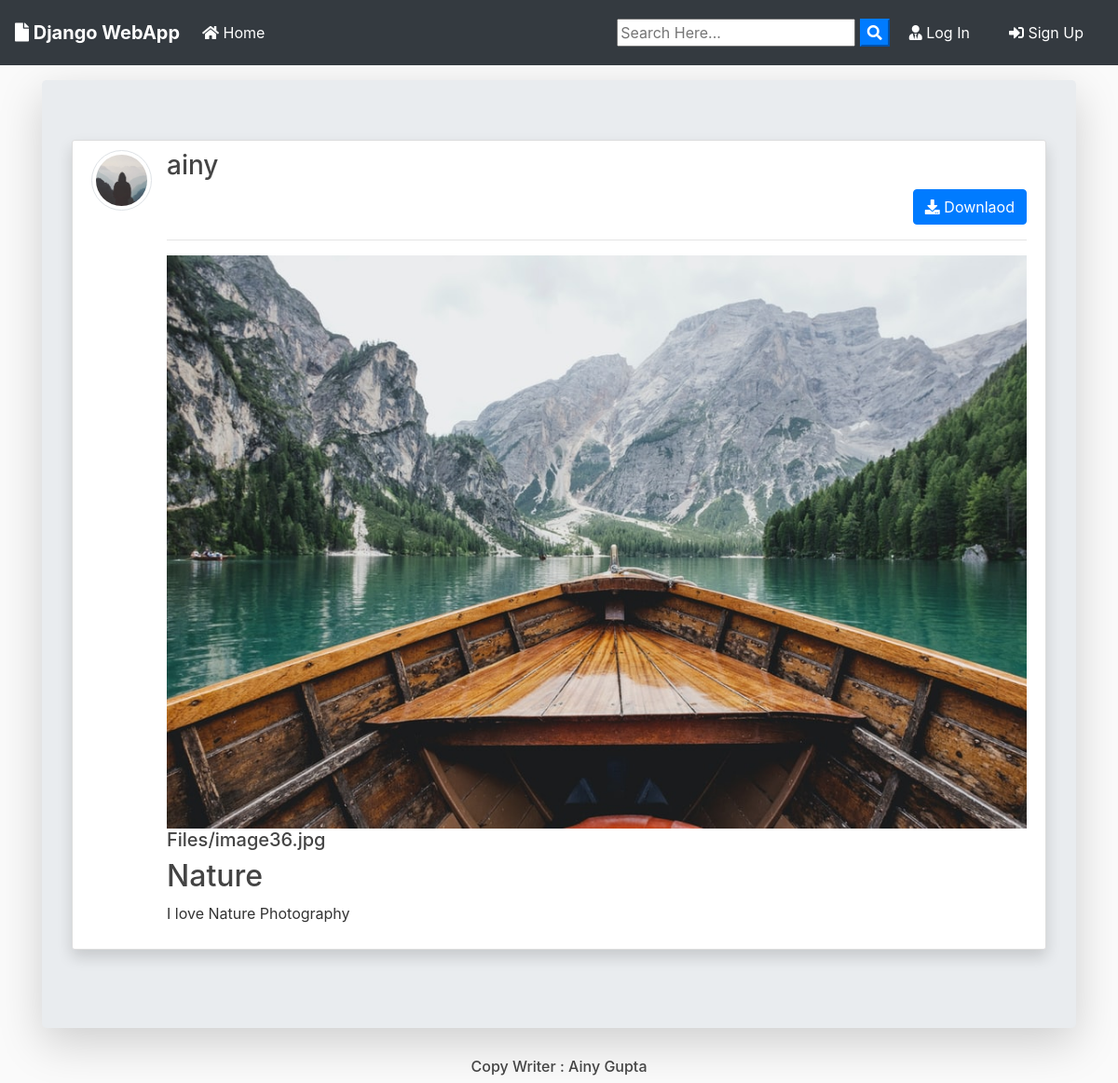
The app's page /post/2/ with its own data.
### blog/models.py (models this page shows, shortened)
class Post(models.Model):
	title = models.CharField(max_length=100)
	file = models.FileField(null=True,blank=True,upload_to='Files')
	content = models.TextField()
	date_posted = models.DateTimeField(default=timezone.now)
	author = models.ForeignKey(User, on_delete=models.CASCADE)
	def extension(self):
		name, extension = os.path.splitext(self.file.name)
		return extension

### users/models.py (models this page shows, shortened)
class Profile(models.Model):
    user = models.OneToOneField(User, on_delete=models.CASCADE)
    image = models.ImageField(default='default.jpg', upload_to='profile_pics')

### blog/views.py (the view)
# urls.py: path('post/<int:pk>/', PostDetailView.as_view(), name='post-detail'),
class PostDetailView(DetailView):
    model = Post
    template_name = 'blog/post_detail.html'

### blog/templates/blog/post_detail.html (shortened to what this page needs)
{% extends "blog/base.html" %}
{% block content %}
<div class="jumbotron mt-3 shadow-lg">
<article class="media content-section shadow ">
   <a href="{{ object.author.profile.image.url }} " target="_blank"> <img src="{{ object.author.profile.image.url }}  " alt="" class="article-img rounded-circle img-thumbnail img-fluid">
   </a>
    <div class="media-body">
      <div class="">
        <div class="d-flex justify-content-between">
        <a class="mr-2 mt-0 mb-0  text-dark" href="{% url 'user-posts' object.author.username  %}"><h3>{{ object.author }}</h3></a>
        </div>
        {% if object.author != user %}
          <div class="form-group mt-0 pt-0 d-flex justify-content-end">
            <a href="{{ object.file.url }}" download class="btn btn-primary flex-last" type="submit"><i class="fas fa-download"></i> Downlaod</a>
          </div>
        {% endif %}
        <hr>
      </div>
      <div>
        {% if object.file %}
          {% if object.extension == '.jpg' or object.extension == 'jpeg' or object.extension == 'png' %}
            <a href="{{ object.file.url }}"  download ><img src="{{ object.file.url }}" alt="" class="img-fluid "></a>
            <a href="{{ object.file.url }}"  download class="text-dark"><h5>{{ object.file }}</h5></a>
          {% else %}
            <a href="{{ object.file.url }}"  download class="text-dark"><h5>{{ object.file }}</h5></a>
          {% endif %}
        {% endif %}
      </div>
      <h2>{{ object.title }}</h2>
      <p class="article-content">{{ object.content }}</p>
    </div>
  </article>
{% endblock content %}

### blog/static/blog/main.css (style rules this page uses)
body { background: #fafafa; color: #333333; margin-top: 0; }
h1, h2, h3, h4, h5, h6 { color: #444444; }
.content-section { background: #ffffff; padding: 10px 20px; border: 1px solid #dddddd; border-radius: 3px; margin-bottom: 20px; }
.article-content { white-space: pre-line; }
.article-img { height: 65px; width: 65px; margin-right: 16px; }

### records on screen
Post: author.profile.image (placeholder picture), author "ainy", file (picture), file "Files/image36.jpg", title "Nature", content "I love Nature Photography"
